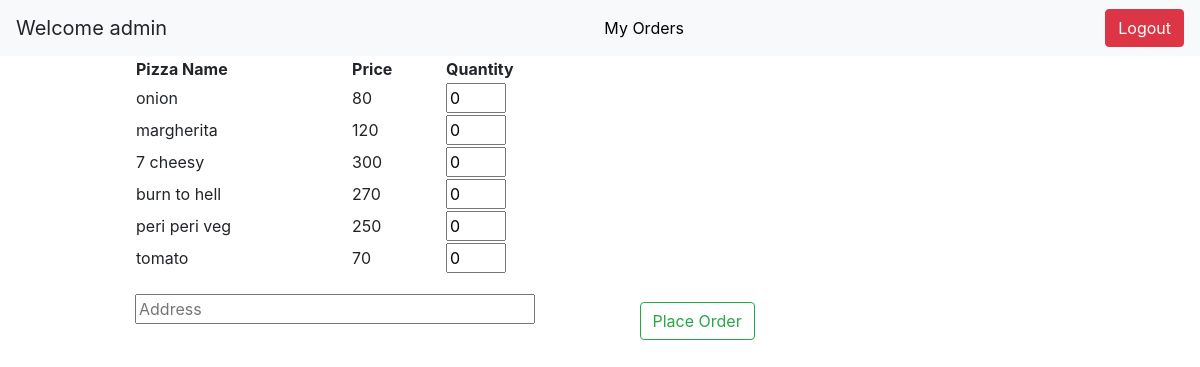
Page /me (signed in) on the committed database.
### pizzaapp/models.py (models this page shows)
class PizzaModel(models.Model):
    name = models.CharField(max_length=10)
    price = models.CharField(max_length=10)

### pizzaapp/views.py (the view)
# urls.py: path('me',views.customerwelcome,name="customerpage"),
def customerwelcome(request):
    if not request.user.is_authenticated:
        return redirect('userloginpage')
    username = request.user.username
    context = {'username':username,'pizza':models.PizzaModel.objects.all()}
    return render(request,'customerwel.html',context)

### templates/customerwel.html (shortened to what this page needs)
{% extends 'base.html' %}
{% load static %}
{% block content %}
<nav class="navbar navbar-light bg-light">
  <a class="navbar-brand">Welcome {{username}}</a>
  <a href="userorders" class="nav-item" style="color:black;text-decoration:none">My Orders</a>
  <a href="userlogout" class="btn btn-danger">Logout</a>
</nav>
<form method="POST" action="placeorder">
<div class="container" style="margin-top: 80px;width:80%;display: block;margin: auto;">
  <table style="width:50%;">
    <tr>
      <th>Pizza Name</th>
      <th>Price</th>
      <th>Quantity</th>
    </tr>
    {% for x in pizza %}
    <tr>
      <td>{{x.name}}</td>
      <td>{{x.price}}</td>
      <th><input type="number" name="{{x.id}}" style="width:60px" min=0 value="0"></th>
    </tr>
    {% endfor %}
  </table>
  <input type="text" placeholder="Address" name="address" style="width:400px;margin-top:20px" >
  <input type="submit" style="margin-top:20px;margin-left:100px" value="Place Order" class="btn btn-outline-success">
</form>
{% endblock content %}

### rows in the picture
PizzaModel: name "onion", price "80"
PizzaModel: name "margherita", price "120"
PizzaModel: name "7 cheesy", price "300"
PizzaModel: name "burn to hell", price "270"
PizzaModel: name "peri peri veg", price "250"
PizzaModel: name "tomato", price "70"

### other values in the picture
{{ username }} "admin"
